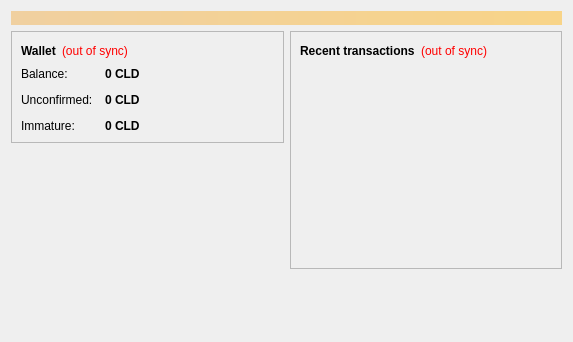
<?xml version="1.0" encoding="UTF-8"?>
<ui version="4.0">
 <class>OverviewPage</class>
 <widget class="QWidget" name="OverviewPage">
  <property name="geometry">
   <rect>
    <x>0</x>
    <y>0</y>
    <width>573</width>
    <height>342</height>
   </rect>
  </property>
  <property name="windowTitle">
   <string>Form</string>
  </property>
  <layout class="QVBoxLayout" name="topLayout">
   <item>
    <widget class="QLabel" name="labelAlerts">
     <property name="visible">
      <bool>false</bool>
     </property>
     <property name="styleSheet">
      <string notr="true">background-color: qlineargradient(x1: 0, y1: 0, x2: 1, y2: 0, stop:0 #F0D0A0, stop:1 #F8D488); color:#000000;</string>
     </property>
     <property name="wordWrap">
      <bool>true</bool>
     </property>
     <property name="margin">
      <number>3</number>
     </property>
    </widget>
   </item>
   <item>
    <layout class="QHBoxLayout" name="horizontalLayout" stretch="1,1">
     <item>
      <layout class="QVBoxLayout" name="verticalLayout_2">
       <item>
        <widget class="QFrame" name="frame">
         <property name="frameShape">
          <enum>QFrame::StyledPanel</enum>
         </property>
         <property name="frameShadow">
          <enum>QFrame::Raised</enum>
         </property>
         <layout class="QVBoxLayout" name="verticalLayout_4">
          <item>
           <layout class="QHBoxLayout" name="horizontalLayout_4">
            <item>
             <widget class="QLabel" name="label_5">
              <property name="font">
               <font>
                <weight>75</weight>
                <bold>true</bold>
               </font>
              </property>
              <property name="text">
               <string>Wallet</string>
              </property>
             </widget>
            </item>
            <item>
             <widget class="QLabel" name="labelWalletStatus">
              <property name="toolTip">
               <string>The displayed information may be out of date. Your wallet automatically synchronizes with the CashOldcoin network after a connection is established, but this process has not completed yet.</string>
              </property>
              <property name="styleSheet">
               <string notr="true">QLabel { color: red; }</string>
              </property>
              <property name="text">
               <string notr="true">(out of sync)</string>
              </property>
              <property name="alignment">
               <set>Qt::AlignLeading|Qt::AlignLeft|Qt::AlignVCenter</set>
              </property>
             </widget>
            </item>
            <item>
             <spacer name="horizontalSpacer_2">
              <property name="orientation">
               <enum>Qt::Horizontal</enum>
              </property>
              <property name="sizeHint" stdset="0">
               <size>
                <width>40</width>
                <height>20</height>
               </size>
              </property>
             </spacer>
            </item>
           </layout>
          </item>
          <item>
           <layout class="QFormLayout" name="formLayout_2">
            <property name="fieldGrowthPolicy">
             <enum>QFormLayout::AllNonFixedFieldsGrow</enum>
            </property>
            <property name="horizontalSpacing">
             <number>12</number>
            </property>
            <property name="verticalSpacing">
             <number>12</number>
            </property>
            <item row="0" column="0">
             <widget class="QLabel" name="label">
              <property name="text">
               <string>Balance:</string>
              </property>
             </widget>
            </item>
            <item row="0" column="1">
             <widget class="QLabel" name="labelBalance">
              <property name="font">
               <font>
                <weight>75</weight>
                <bold>true</bold>
               </font>
              </property>
              <property name="cursor">
               <cursorShape>IBeamCursor</cursorShape>
              </property>
              <property name="toolTip">
               <string>Your current balance</string>
              </property>
              <property name="text">
               <string notr="true">0 CLD</string>
              </property>
              <property name="textInteractionFlags">
               <set>Qt::LinksAccessibleByMouse|Qt::TextSelectableByKeyboard|Qt::TextSelectableByMouse</set>
              </property>
             </widget>
            </item>
            <item row="1" column="0">
             <widget class="QLabel" name="label_3">
              <property name="text">
               <string>Unconfirmed:</string>
              </property>
             </widget>
            </item>
            <item row="1" column="1">
             <widget class="QLabel" name="labelUnconfirmed">
              <property name="font">
               <font>
                <weight>75</weight>
                <bold>true</bold>
               </font>
              </property>
              <property name="cursor">
               <cursorShape>IBeamCursor</cursorShape>
              </property>
              <property name="toolTip">
               <string>Total of transactions that have yet to be confirmed, and do not yet count toward the current balance</string>
              </property>
              <property name="text">
               <string notr="true">0 CLD</string>
              </property>
              <property name="textInteractionFlags">
               <set>Qt::LinksAccessibleByMouse|Qt::TextSelectableByKeyboard|Qt::TextSelectableByMouse</set>
              </property>
             </widget>
            </item>
            <item row="2" column="0">
             <widget class="QLabel" name="labelImmatureText">
              <property name="text">
               <string>Immature:</string>
              </property>
             </widget>
            </item>
            <item row="2" column="1">
             <widget class="QLabel" name="labelImmature">
              <property name="font">
               <font>
                <weight>75</weight>
                <bold>true</bold>
               </font>
              </property>
              <property name="toolTip">
               <string>Mined balance that has not yet matured</string>
              </property>
              <property name="text">
               <string notr="true">0 CLD</string>
              </property>
              <property name="textInteractionFlags">
               <set>Qt::LinksAccessibleByMouse|Qt::TextSelectableByKeyboard|Qt::TextSelectableByMouse</set>
              </property>
             </widget>
            </item>
           </layout>
          </item>
         </layout>
        </widget>
       </item>
       <item>
        <spacer name="verticalSpacer">
         <property name="orientation">
          <enum>Qt::Vertical</enum>
         </property>
         <property name="sizeHint" stdset="0">
          <size>
           <width>20</width>
           <height>40</height>
          </size>
         </property>
        </spacer>
       </item>
      </layout>
     </item>
     <item>
      <layout class="QVBoxLayout" name="verticalLayout_3">
       <item>
        <widget class="QFrame" name="frame_2">
         <property name="frameShape">
          <enum>QFrame::StyledPanel</enum>
         </property>
         <property name="frameShadow">
          <enum>QFrame::Raised</enum>
         </property>
         <layout class="QVBoxLayout" name="verticalLayout">
          <item>
           <layout class="QHBoxLayout" name="horizontalLayout_2">
            <item>
             <widget class="QLabel" name="label_4">
              <property name="text">
               <string>&lt;b&gt;Recent transactions&lt;/b&gt;</string>
              </property>
             </widget>
            </item>
            <item>
             <widget class="QLabel" name="labelTransactionsStatus">
              <property name="toolTip">
               <string>The displayed information may be out of date. Your wallet automatically synchronizes with the CashOldcoin network after a connection is established, but this process has not completed yet.</string>
              </property>
              <property name="styleSheet">
               <string notr="true">QLabel { color: red; }</string>
              </property>
              <property name="text">
               <string notr="true">(out of sync)</string>
              </property>
              <property name="alignment">
               <set>Qt::AlignRight|Qt::AlignTrailing|Qt::AlignVCenter</set>
              </property>
             </widget>
            </item>
            <item>
             <spacer name="horizontalSpacer">
              <property name="orientation">
               <enum>Qt::Horizontal</enum>
              </property>
              <property name="sizeHint" stdset="0">
               <size>
                <width>40</width>
                <height>20</height>
               </size>
              </property>
             </spacer>
            </item>
           </layout>
          </item>
          <item>
           <widget class="QListView" name="listTransactions">
            <property name="styleSheet">
             <string notr="true">QListView { background: transparent; }</string>
            </property>
            <property name="frameShape">
             <enum>QFrame::NoFrame</enum>
            </property>
            <property name="verticalScrollBarPolicy">
             <enum>Qt::ScrollBarAlwaysOff</enum>
            </property>
            <property name="horizontalScrollBarPolicy">
             <enum>Qt::ScrollBarAlwaysOff</enum>
            </property>
            <property name="selectionMode">
             <enum>QAbstractItemView::NoSelection</enum>
            </property>
           </widget>
          </item>
         </layout>
        </widget>
       </item>
       <item>
        <spacer name="verticalSpacer_2">
         <property name="orientation">
          <enum>Qt::Vertical</enum>
         </property>
         <property name="sizeHint" stdset="0">
          <size>
           <width>20</width>
           <height>40</height>
          </size>
         </property>
        </spacer>
       </item>
      </layout>
     </item>
    </layout>
   </item>
  </layout>
 </widget>
 <resources/>
 <connections/>
</ui>
